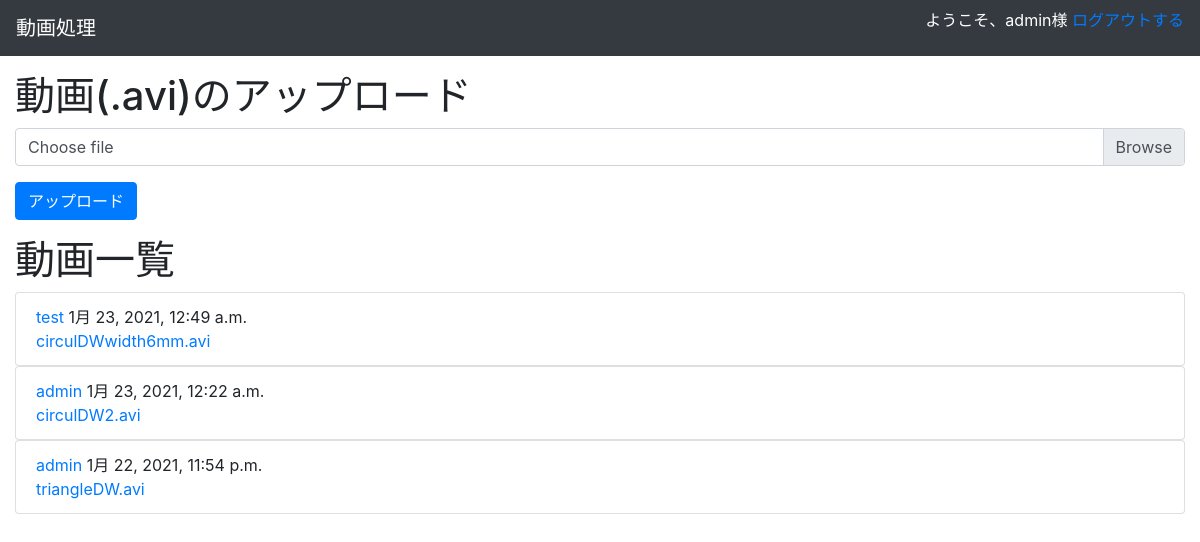
Page /processer/ (signed in) on the earlier database version.
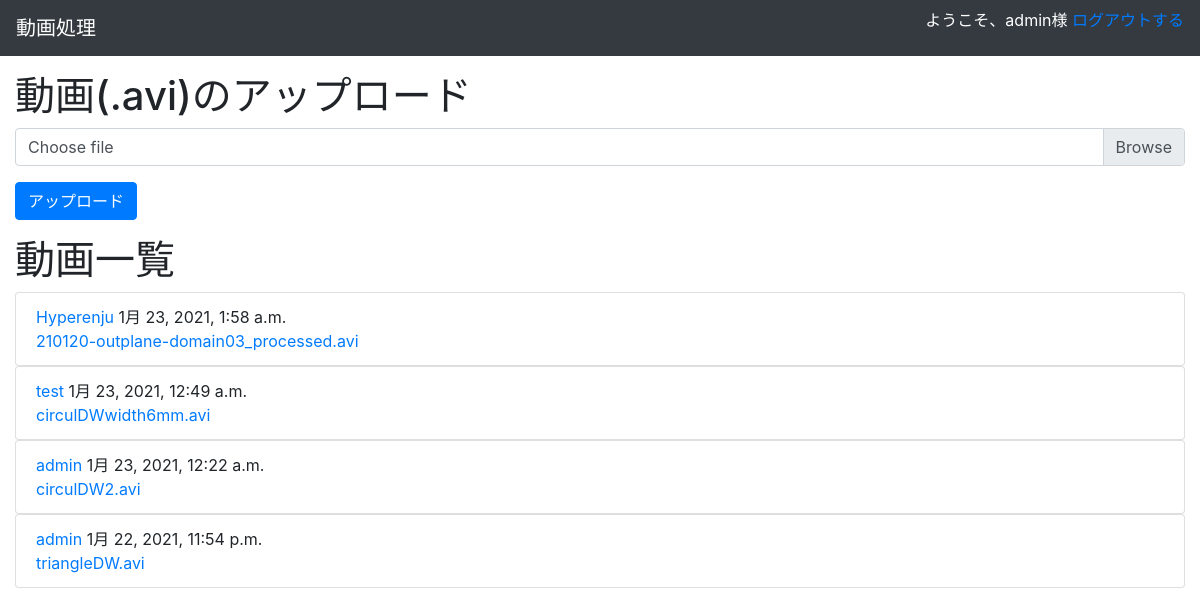
Same page on the later database version.
### processer/models.py (models this page shows, shortened)
class Video(models.Model):
    upload = models.FileField(upload_to="upload/")
    upload_at = models.DateTimeField(default=timezone.now)
    upload_by = models.CharField(max_length=150, default="")
    firstFrameURL = models.CharField(max_length=200, default="")
    basename = models.CharField(max_length=200, default="")

### processer/views.py (the view, shortened to what this page needs)
# urls.py: path("", views.Index.as_view(), name="index"),
class Index(View):
    def get(self, request):
        objs = Video.objects.all()
        if 'upload_by' in request.GET.keys():
            objs = objs.filter(upload_by=request.GET['upload_by'])
        form = FileUploadForm()
        context = {
            'form': form,
            'objs': objs[::-1],
        }
        if 'upload_by' in request.GET.keys():
            context['text'] = request.GET['upload_by']
        return render(request, 'processer/index.html', context)

### processer/forms.py
class FileUploadForm(forms.ModelForm):
    class Meta:
        model = Video
        fields = ('upload',)

### processer/templates/processer/index.html (shortened to what this page needs)
{% extends 'processer/base.html' %}
{% block content %}
{% if form %}
<div class="mt-3 mb-3">
    <div class="h1 mb-2">動画(.avi)のアップロード</div>
    <form action="{% url 'processer:index' %}" method="POST" enctype="multipart/form-data">
        <div class="form-group">
            <div class="custom-file">
                <label class="custom-file-label" for="inputFile">Choose file</label>
            </div>
        </div>
        <input class="submit btn btn-primary" type="submit" value="アップロード">
    </form>
</div>
{% endif %}
<div class="mt-3">
    <div class="h1">
        動画一覧
    </div>
    {% if objs %}
    <div>
        {% for obj in objs %}
        <ul class="list-group">
            <li class="list-group-item">
                <div>
                    <div>
                        <a href="{% url 'processer:index'%}?upload_by={{ obj.upload_by}}">{{ obj.upload_by}}</a> {{obj.upload_at}}
                    </div>
                    <div>
                        <a href="{% url 'processer:detail' obj.pk %}">{{ obj.basename }}</a>
                    </div>
                </div>
            </li>
        </ul>
        {% endfor %}
    </div>
</div>
{% endif %}
{% endblock %}

Differences in the rows shown:
added Video: upload_by "Hyperenju", upload_at "1月 23, 2021, 1:58 a.m.", basename "210120-outplane-domain03_processed.avi"
